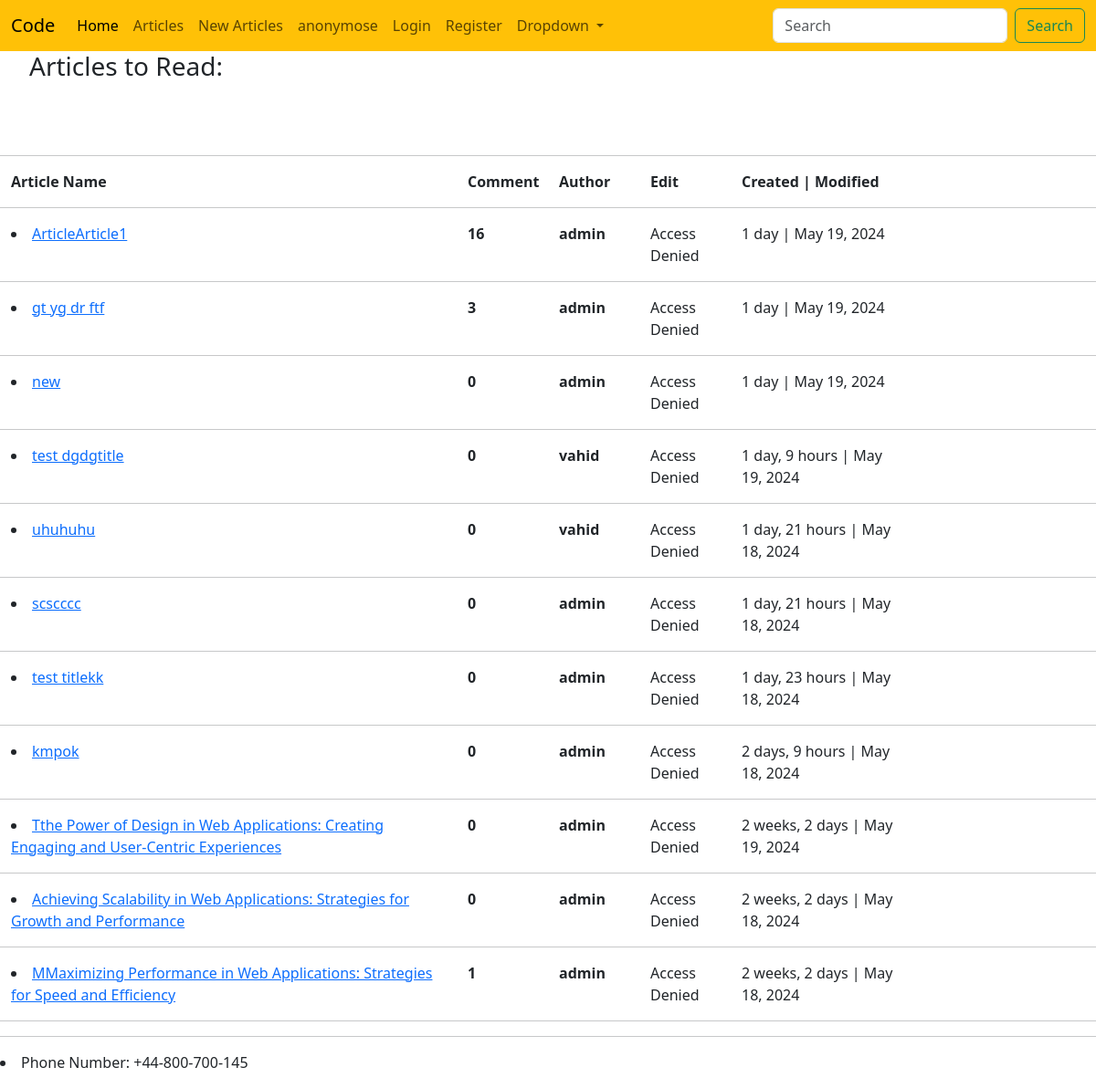
The app's page /articles/, older data.
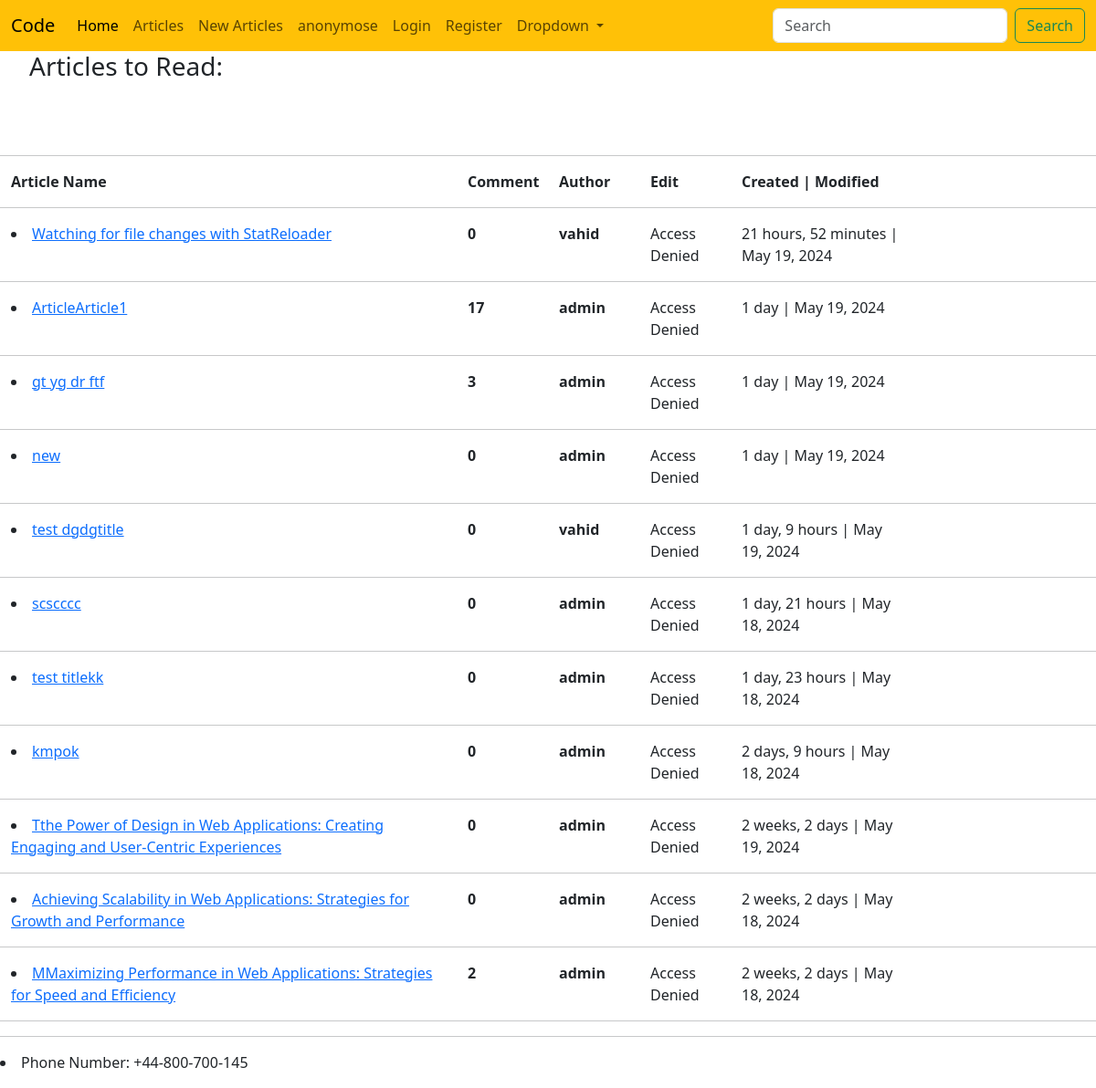
The same page, newer data.
### article/models.py (models this page shows, shortened)
class ArticleModel(models.Model):
    STATUS_OF_ARTICLE = (
        ("checking" , "Checking"),
        ("rejected" , "Rejected"),
        ("published" , "Published"),
    )
    Title = models.CharField(max_length=150)
    Body  = models.TextField(max_length=10000)
    Author= models.ForeignKey("auth.user", on_delete=models.CASCADE)
    Created = models.DateTimeField(auto_now_add=True)
    Edited = models.DateTimeField(auto_now=True)
    Status = models.CharField(max_length=15, choices=STATUS_OF_ARTICLE, default="checking")
    class Meta:
        ordering = ("-Created",)

### article/views.py (the view)
# urls.py: path('', ArticleListView.as_view(), name = "ArticleListView_url"),
class ArticleListView(ListView):
    model = ArticleModel
    template_name = "article/ArticleListView.html"
    context_object_name  = "articles"
    def get_queryset(self):
        return ArticleModel.objects.filter(Status='published')

### template/article/ArticleListView.html (shortened to what this page needs)
{% extends "base.html" %}
{% block title %}<ul><h3>Articles to Read:</h3></ul>{% endblock title %}
{% block content %}
<br>
<br>
<hr>
<div class="container-fluid">
    <div class="row">
    <div class="col col-lg-5 ">
        <strong>Article Name</strong>
    </div>
    <div class="col col-lg-1">
        <strong>Comment</strong>
    </div>
    <div class="col col-lg-1">
        <strong>Author</strong>
    </div>
    <div class="col col-lg-1">
       <strong>Edit</strong>
    </div>
    <div class="col col-lg-2">
        <strong>Created | Modified</strong>
     </div>
    </div>
</div>
<hr>
{% for article in articles  %}
    <div class="container-fluid">
        <div class="row">
        <div class="col col-lg-5">
            <li><a href="{% url "ArticleDetailView_url" article.id %}">{{article.Title}} </a></li>
        </div>
        <div class="col col-lg-1">
            <strong>{{article.comments.count}}</strong>
        </div>
        <div class="col col-lg-1">
            <strong>{{article.Author}}</strong>
        </div>
        <div class="col col-lg-1">
            {% if user == article.Author %}
                 <a href="{% url "ArticleUpdateView_url" article.id %}">Update<a/>  | <a href="{% url "ArticleDeleteView_url" article.id %}">Delete</a>
            {% else %}
                <h7>Access Denied</h7>
            {% endif %}
        </div>
        <div class="col col-lg-2">
            {{article.Created | timesince}} | {{article.Edited | date}}
        </div>
        </div>
    </div>
    <hr>
{% endfor %}
{% endblock content %}

### template/base.html (shortened to what this page needs)
<!doctype html>
<html lang="en">
    <head>
        <link
            href="https://cdn.jsdelivr.net/npm/bootstrap@5.3.2/dist/css/bootstrap.min.css"
            rel="stylesheet"
        />
    </head>
    <body>
        <nav class="navbar navbar-expand-lg bg-warning">
            <div class="container-fluid">
              <a class="navbar-brand" href="{% url "home_url" %}">{{Site_Name}}</a>
              <div class="collapse navbar-collapse" id="navbarSupportedContent">
                <ul class="navbar-nav me-auto mb-2 mb-lg-0">
                  <li class="nav-item">
                    <a class="nav-link active" aria-current="page" href="{% url "home_url" %}">Home</a>
                  </li>
                  <li class="nav-item">
                    <a class="nav-link" href="{% url "ArticleListView_url" %}">Articles</a>
                  </li>
                  <li class="nav-item">
                    <a class="nav-link" href="{% url "ArticleCreateView_url" %}">New Articles</a>
                  </li>
                  {% if user.is_authenticated %}
                      <li class="nav-item">
                        <a class="nav-link" href="">Hi {{user.username}}</a>
                      </li>
                      <li class="nav-item">
                        <a class="nav-link" href="{% url "Logout_url" %}">Logout</a>
                      </li>
                  {% else %}
                      <li class="nav-item">
                        <a class="nav-link" href="">anonymose</a>
                      </li>
                      <li class="nav-item">
                        <a class="nav-link" href="{% url "login_url" %}">Login</a>
                      </li>
                      <li class="nav-item">
                        <a class="nav-link" href="{% url "AccountsUserCreationForm_url" %}">Register</a>
                      </li>
                  {% endif %}
                  <li class="nav-item dropdown">
                    <a class="nav-link dropdown-toggle" href="#" role="button" data-bs-toggle="dropdown" aria-expanded="false">
                      Dropdown
                    </a>
                  </li>
                </ul>
                <form class="d-flex" role="search">
                  <input class="form-control me-2" type="search" placeholder="Search" aria-label="Search">
                  <button class="btn btn-outline-success" type="submit">Search</button>
                </form>
              </div>
            </div>
          </nav>
        <header>
            {% block title %}{% endblock title %}
        </header>
        <main>
            {% block content %}{% endblock content %}
        </main>
        <footer>
            <hr>
            <p><li>Phone Number: {{Phone_Number}}</li></p>
        </footer>
    </body>
</html>

Row changes from the older to the newer data that the page shows:
removed ArticleModel: Title "uhuhuhu", comments.count "0", Author "vahid", shows "Access Denied", Created "1 day, 21 hours", Edited "May 18, 2024"
added ArticleModel: Title "Watching for file changes with StatReloader", comments.count "0", Author "vahid", shows "Access Denied", Created "21 hours, 52 minutes", Edited "May 19, 2024"
computed for ArticleModel "ArticleArticle1": comments.count "16" → "17"
computed for ArticleModel "MMaximizing Performance in Web Applications: Strategies for Speed and Efficiency": comments.count "1" → "2"
